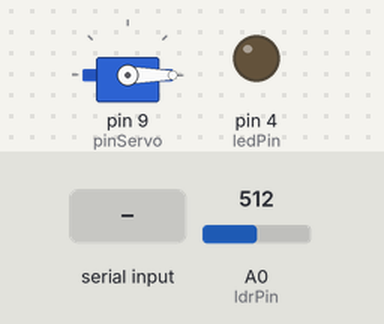
Simulated run of this sketch. Board: Arduino Uno, built with avr-gcc and run on an emulated ATmega328P. On the bench: servo, output pins drawn as LEDs (lit = HIGH). Inputs (shaded band) come from the test bench; at power-on: A0 (ldrPin) = 512. What the sketch prints to the serial monitor is not drawn.

Above: at 1.2 s.
1.3 s: "a90\n" received over Serial
At 1.9 s:
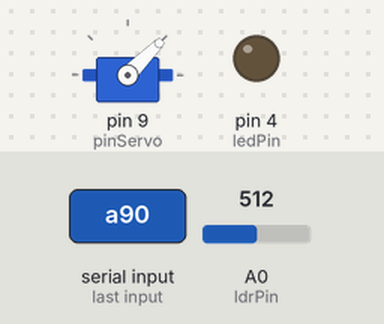
2.8 s: "b" received over Serial
At 3.2 s:
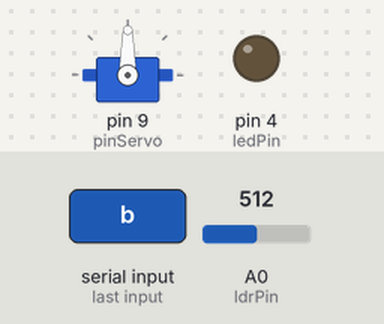
4.3 s: "c90\n" received over Serial
At 5.4 s:
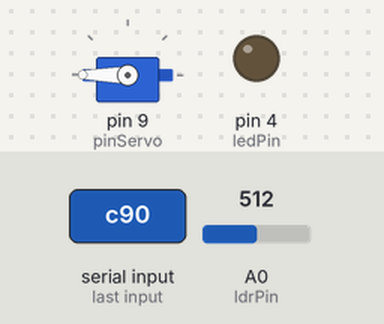
5.8 s: "a,45\n" received over Serial
At 6.6 s:
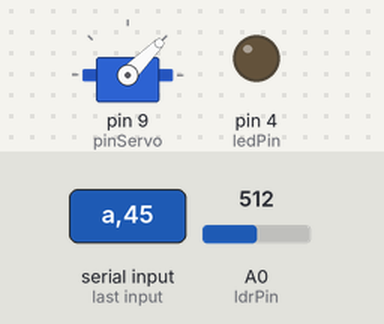
7.3 s: "b90\n" received over Serial
At 7.8 s:
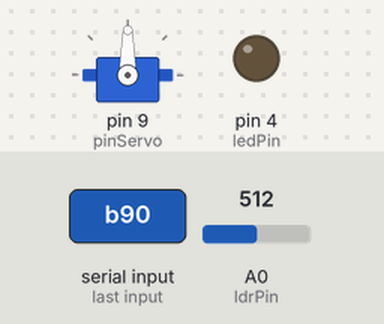
Timing chart, 0 to 9.8 s (numbered marks = the images above; inputs shaded):
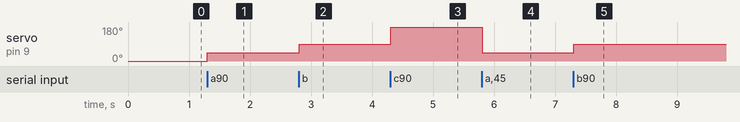

The sketch:

Fotorresistencia.ino
```cpp
int ldrPin=A0; //Pin analógico donde se conecta el ldr
const int ledPin = 4; // Pin PWM donde está conectado el LED
int brightnessLevels[13]; // Arreglo para almacenar los niveles de brillo
int currentLevel = -1; // Variable para almacenar el último nivel seleccionado
#include <Servo.h>

Servo miServo;  // Crear un objeto Servo
int pinServo = 9; // Pin donde está conectado el servo
//const int pinB=3;
void setup() {

Serial.begin(9600);
    pinMode(ledPin, OUTPUT);
    miServo.attach(pinServo); // Adjuntar el servo al pin definido
 miServo.write(0);

    // Rellenar el arreglo con valores de 0 a 255 en 12 niveles
    for (int i = 0; i <= 12; i++) {
        brightnessLevels[i] = map(i, 0, 12, 0, 255);
    }
    Serial.println("Envia un numero (0-12) para ajustar el brillo del LED.");
//pinMode(pinB,OUTPUT);
}

void loop() {
 int lectura= analogRead(ldrPin);
 Serial.println(lectura); //Muestra valor en el monitor serie
  if (Serial.available() > 0) {
    char comando = Serial.read(); // Leer el comando desde la consola

    if (comando == 'a') {
      miServo.write(45); // Mover a 45°
    } else if (comando == 'b') {
      miServo.write(90); // Mover a 90°
    } else if (comando == 'c') {
      miServo.write(180); // Mover a 180°
    }
    else if (comando == 'd') {
      miServo.write(0); // Mover a 0°
    }
        int receivedNumber = Serial.parseInt(); // Leer número del monitor serial

        // Limpiar caracteres residuales en el buffer
        while (Serial.available() > 0) {
            Serial.read();
        }

        if (receivedNumber >= 0 && receivedNumber <= 12) {
            // Solo actualiza si el valor es diferente al actual
            if (receivedNumber != currentLevel) {
                currentLevel = receivedNumber; // Guardar nuevo nivel
                analogWrite(ledPin, brightnessLevels[currentLevel]); // Ajustar brillo
                Serial.print("Brillo ajustado al nivel: ");
                Serial.println(currentLevel);
            }
        } else {
            Serial.println("Número fuera de rango. Ingresa un valor entre 0 y 12.");
        }
    }

// if (Serial.available() > 0) {  // Si hay datos disponibles en el monitor serial
//    int comando = Serial.parseInt(); // Lee el número enviado (1 o 0)
//
//    if (comando == 1) {
//      digitalWrite(pinB, HIGH);  // Enciende la bomba (transistor en ON)
//      Serial.println("Bomba Encendida");
//    }
//    else if (comando == 0) {
//      digitalWrite(pinB, LOW);  // Apaga la bomba (transistor en OFF)
//      Serial.println("Bomba Apagada");

//}

//}
}
```

Measured:
- after the input at 1.3 s, servo on pin 9 (pinServo): 0° → 45° at once
- after the input at 2.8 s, servo on pin 9 (pinServo): 45° → 90° at once
- after the input at 4.3 s, servo on pin 9 (pinServo): 90° → 180° at once
- after the input at 5.8 s, servo on pin 9 (pinServo): 180° → 45° at once
- after the input at 7.3 s, servo on pin 9 (pinServo): 45° → 90° at once
